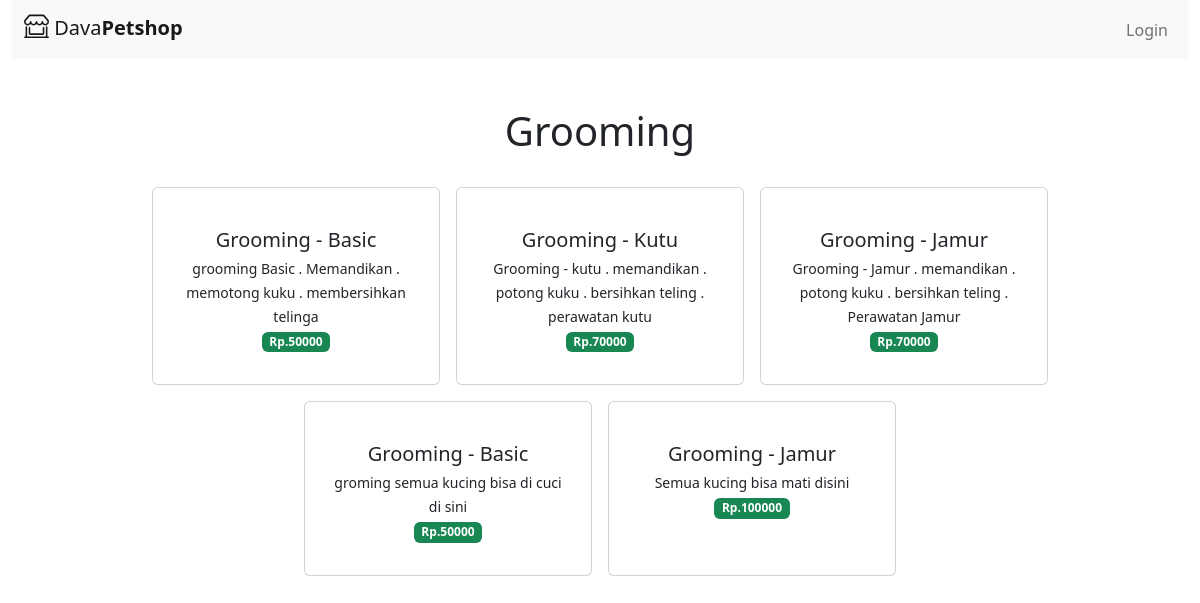
The app's page /index.php/dashboard/grooming, older data.
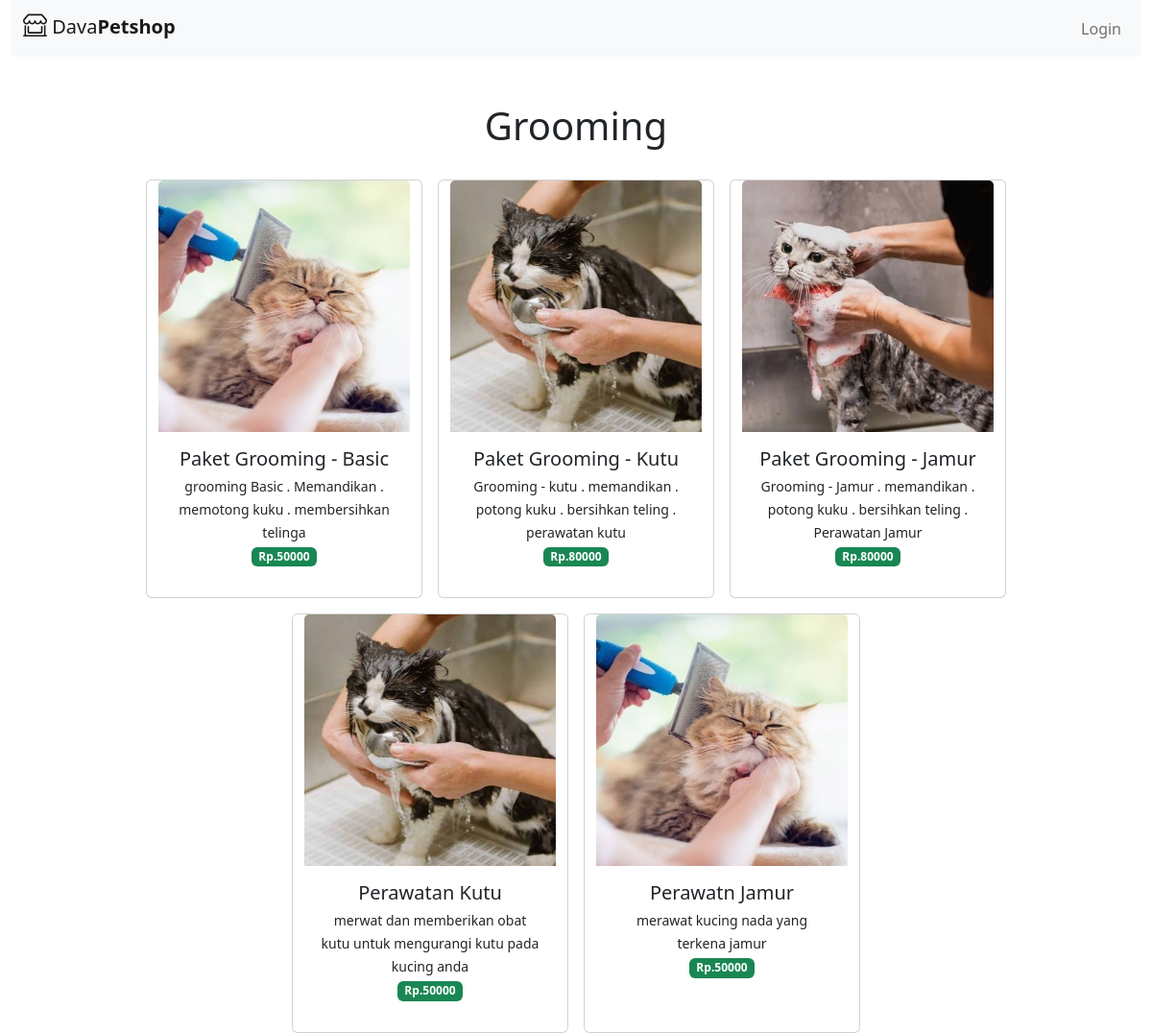
The same page, newer data.
### tables this page shows
CREATE TABLE `service_grooming` (
  `id_grooming` int(11) NOT NULL,
  `name` varchar(50) NOT NULL,
  `layanan` varchar(50) NOT NULL,
  `description` text NOT NULL,
  `price` int(11) NOT NULL,
  `image` varchar(20) NOT NULL
);

### application/controllers/dashboard.php (called while the page is built, shortened)
<?php
class Dashboard extends CI_Controller {
	public function grooming() {
		$data['grooming_satuan'] = $this->model_grooming->tampil_data_satuan()->result();
		$this->load->view('tamplates/header');
		$this->load->view('tamplates/navbar');
		$this->load->view('grooming/layanan_grooming', $data);
		$this->load->view('tamplates/footer');
	}
}

### index.php (called while the page is built, shortened)
<?php
require_once BASEPATH.'core/CodeIgniter.php';

### application/models/model_grooming.php (called while the page is built, shortened)
<?php
	class Model_grooming extends CI_Model {
		public function tampil_data_satuan() {
			return $this->db->get('service_grooming');
		}
	}
?>

### application/views/grooming/layanan_grooming.php (the view)
<div class="container">
<div class="text-center mt-5">
		<h1>Grooming</h1>
	</div>
	<div class="row d-flex justify-content-center text-center mt-3">
		<?php foreach ($grooming_satuan as $grm) : ?>
			<div class=" col-6 card mx-2 mt-3" style="width:18rem" href="" >
			<a href="<?php echo site_url('dashboard/detail_grooming/'.$grm->id_grooming); ?>" class="text-decoration-none text-dark">
				<img src="<?php echo base_url().'/assets/img/'.$grm->image ?>" alt="" class="card-img-top">
				<div class="card-body">
					<h5 class="card-title mb-1"><?php echo $grm->name ?></h5>
					<small><?php echo $grm->description?></small><br>
					<span class="badge text-bg-success mb-3">Rp.<?php echo $grm->price?></span><br>
				</div>
				</a>
			</div>
		<?php endforeach; ?>
	</div>
</div>

Row changes from the older to the newer data that the page shows:
removed service_grooming: name "Grooming - Basic", description "groming semua kucing bisa di cuci di sini", price "50000"
removed service_grooming: name "Grooming - Jamur", description "Semua kucing bisa mati disini", price "100000"
changed service_grooming "grooming Basic . Memandikan . memotong kuku . membersihkan telinga": image: picture added; name "Grooming - Basic" → "Paket Grooming - Basic"
changed service_grooming "Grooming - kutu . memandikan . potong kuku . bersihkan teling . perawatan kutu": image: picture added; name "Grooming - Kutu" → "Paket Grooming - Kutu"; price "70000" → "80000"
changed service_grooming "Grooming - Jamur . memandikan . potong kuku . bersihkan teling . Perawatan Jamur": image: picture added; name "Grooming - Jamur" → "Paket Grooming - Jamur"; price "70000" → "80000"
added service_grooming: image (picture), name "Perawatan Kutu", description "merwat dan memberikan obat kutu untuk mengurangi kutu pada kucing anda", price "50000"
added service_grooming: image (picture), name "Perawatn Jamur", description "merawat kucing nada yang terkena jamur", price "50000"
